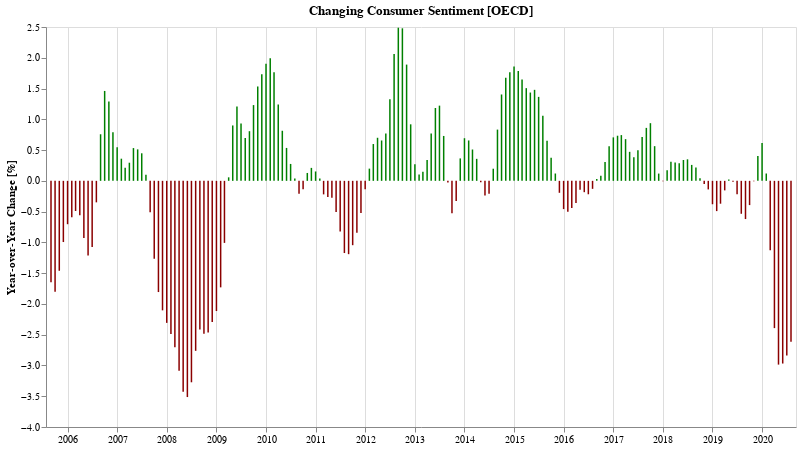

Here is the notebook cell this chart was saved with:
### Markdown cell above
## Has consumer sentiment gotten better or worse compared to the same time last year?

### Code cell
cUsaYoy = cUsaSubset.set_index('TIME')['Value'].pct_change(12).apply(lambda v: v * 100).reset_index()
bUsaYoy = bUsaSubset.set_index('TIME')['Value'].pct_change(12).apply(lambda v: v * 100).reset_index()

def yoyChartFor(df, label, color='navy'):
    return alt.Chart(df.dropna()[-180:]).mark_bar(width=1.5, color=f'{color}').transform_calculate(
        label=f"'{label}'",
        change_in_percent="format(datum.Value, ',.2f')",
    ).encode(
        alt.X('TIME:T', axis=alt.Axis(title='')),
        alt.Y('Value:Q', axis=alt.Axis(title='Year-over-Year Change [%]', grid=False)),
        #alt.Opacity('label:O', legend=alt.Legend(title="")),
        color=alt.condition("datum['Value'] < 0",
            alt.value('darkred'),
            alt.value(color)
        ),
        tooltip=[alt.Tooltip('TIME:T', title='Date', format='%b %Y'), alt.Tooltip('label:O'), alt.Tooltip('change_in_percent:O')]
    ).properties(
        title=f"Changing {label} Sentiment [OECD]",
        width=750,
        height=400
    )

cYoy = yoyChartFor(cUsaYoy, 'Consumer', 'green')
cYoy.display()

### Figure 1 — Vega-Lite specification as saved in the notebook (floating-point values rounded to 4 significant figures; data arrays with more than 128 entries replaced by an {"elided": "..."} marker saying what was removed)
{"config": {"view": {"continuousWidth": 400, "continuousHeight": 300}}, "data": {"name": "data-fca64d8ee28822c36fdb1dddd66a7065"}, "mark": {"type": "bar", "color": "green", "width": 1.5}, "encoding": {"color": {"condition": {"value": "darkred", "test": "datum['Value'] < 0"}, "value": "green"}, "tooltip": [{"type": "temporal", "field": "TIME", "format": "%b %Y", "title": "Date"}, {"type": "ordinal", "field": "label"}, {"type": "ordinal", "field": "change_in_percent"}], "x": {"type": "temporal", "axis": {"title": ""}, "field": "TIME"}, "y": {"type": "quantitative", "axis": {"grid": false, "title": "Year-over-Year Change [%]"}, "field": "Value"}}, "height": 400, "title": "Changing Consumer Sentiment [OECD]", "transform": [{"calculate": "'Consumer'", "as": "label"}, {"calculate": "format(datum.Value, ',.2f')", "as": "change_in_percent"}], "width": 750, "$schema": "https://vega.github.io/schema/vega-lite/v4.8.1.json", "datasets": {"data-fca64d8ee28822c36fdb1dddd66a7065": {"elided": "180 records"}}}
